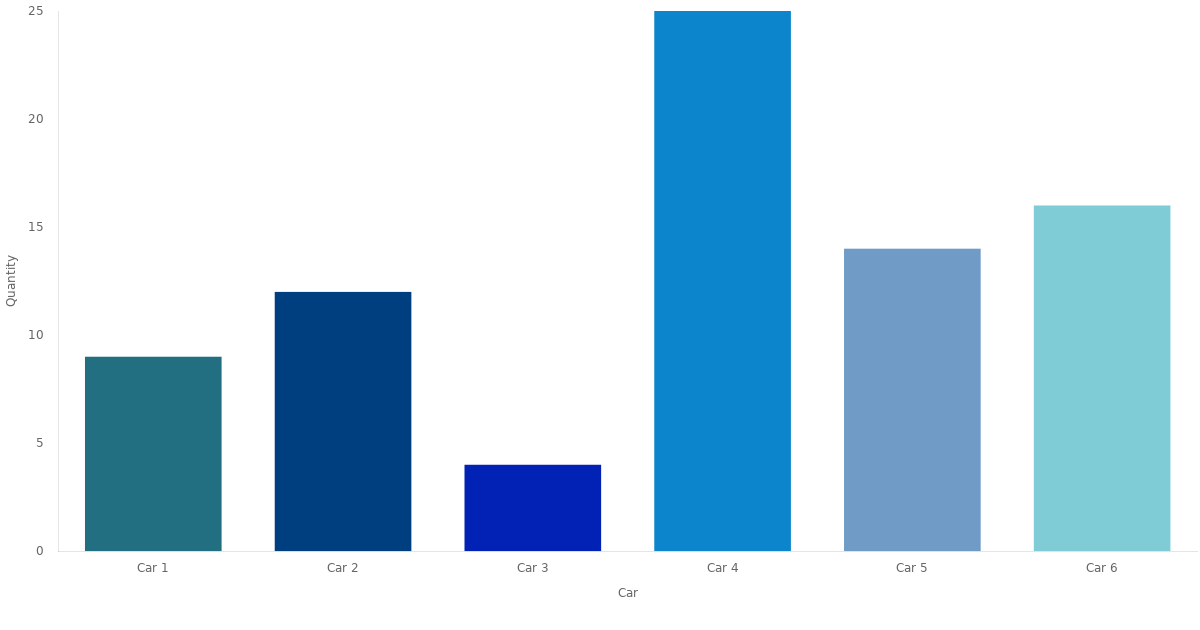
#> input picture 1.png, 1200 x 630 px, given in place of image_path, which was not available
$ python denoise.py
#> lines starting #> are read from the running program, lines starting #| are printed output that depends on the picture; after the words box and inside, x2 and y2 are one past the last pixel; in counts of white or black regions, pixels touching at a corner belong together; pictures that were not available may be replaced by others from this repository, and a replacement may not be noted
import cv2
import numpy as np
import matplotlib.pyplot as plt
import maxflow

# Important parameter
# Higher values means making the image smoother
smoothing = 110

# Load the image and convert it to grayscale image
image_path = 'test.png'
img = cv2.imread('image_path')
#> img is the input picture: shape (630, 1200, 3); mean B, G, R 232.6, 216.7, 191.6
img = cv2.cvtColor(img, cv2.COLOR_BGR2GRAY)
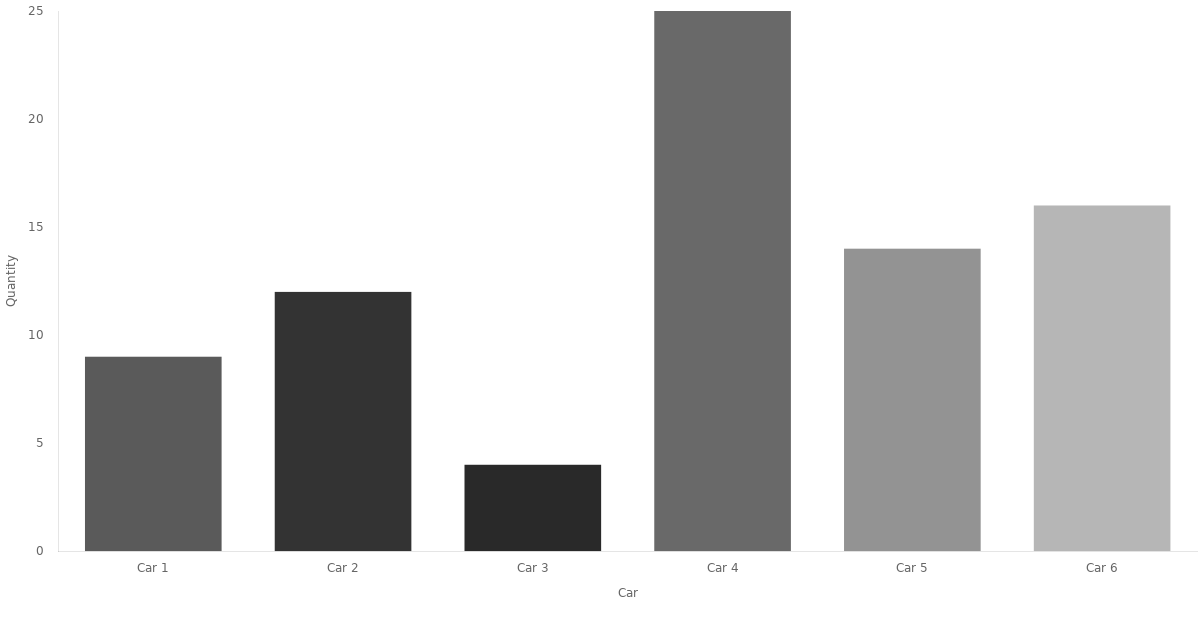
#> img: shape (630, 1200); min 41, max 255, mean 211
img = 255 * (img > 240).astype(np.uint8)
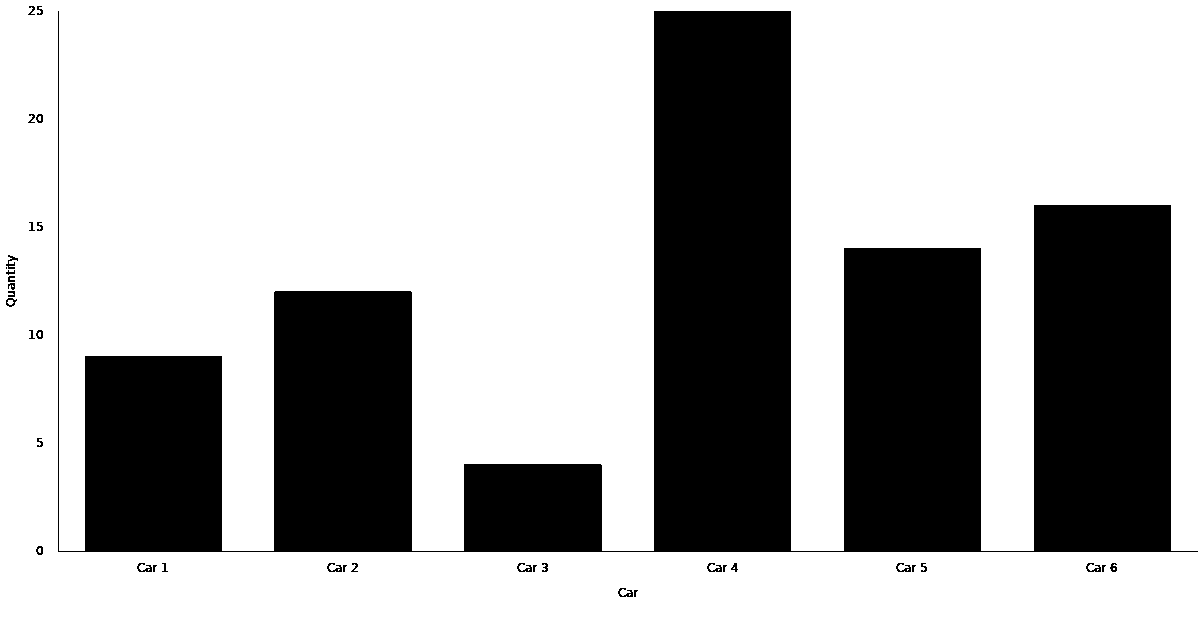
#> img: shape (630, 1200); 68.2% white; 38 black regions (8 under 20 px), largest, box (x1, y1, x2, y2) and area: (58, 11, 1198, 552) 239171, (6, 255, 18, 269) 69, (137, 563, 152, 572) 64

# Create the graph.
#> (the run stopped early here; a loop or call above may not have finished)

$ run again, on image1.png
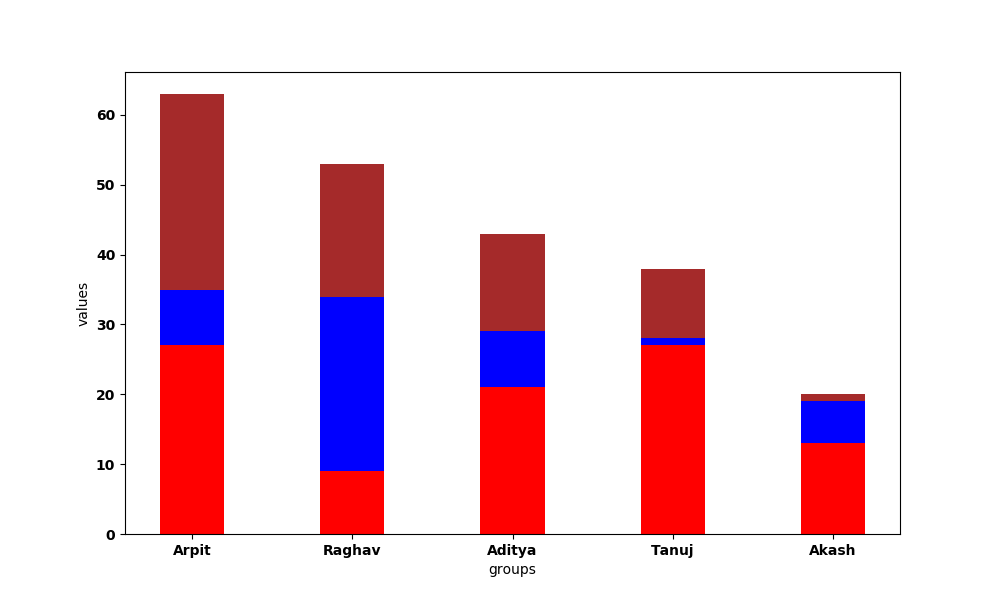
#> input picture image1.png, 1000 x 600 px, given in place of image_path, which was not available
#> img is the input picture: shape (600, 1000, 3); mean B, G, R 223, 213.9, 239
#> `img = cv2.cvtColor(img, cv2.COLOR_BGR2GRAY)`:
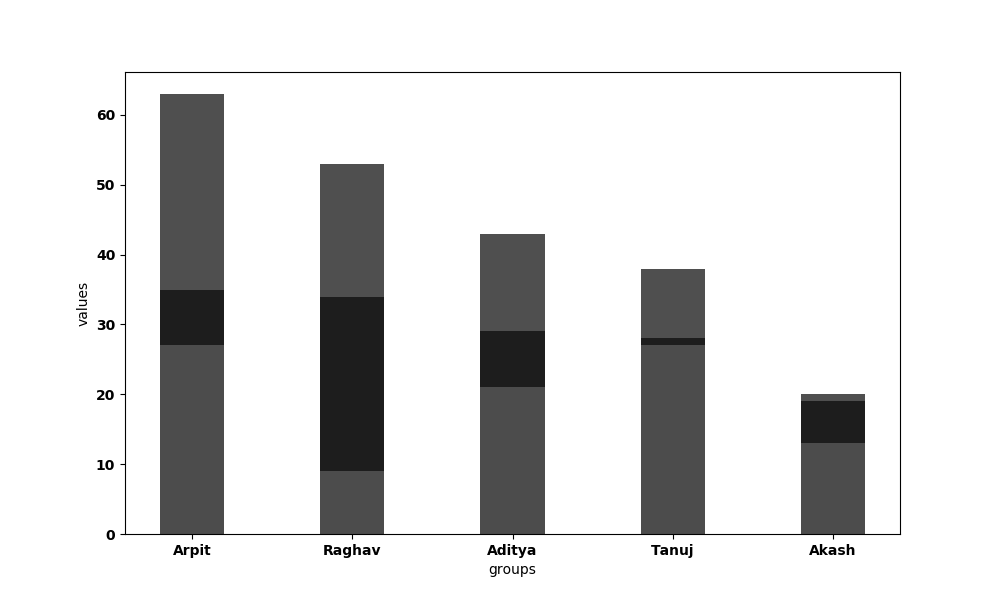
#> img: shape (600, 1000); min 0, max 255, mean 222.4
#> `img = 255 * (img > 240).astype(np.uint8)`:
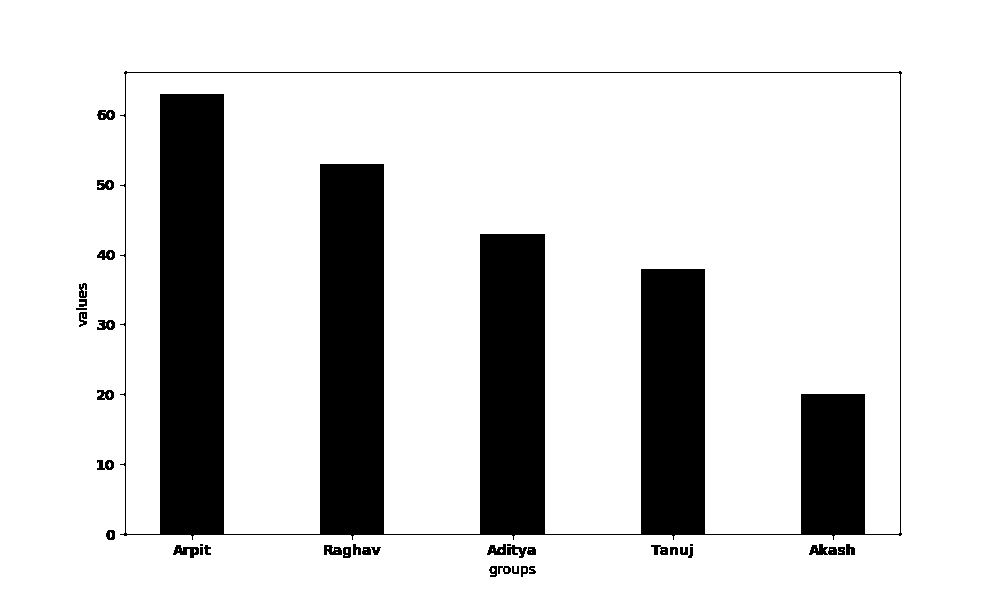
#> img: shape (600, 1000); 82.9% white; 38 black regions (3 under 20 px), largest, box (x1, y1, x2, y2) and area: (120, 71, 902, 540) 99836, (809, 544, 837, 555) 199, (173, 545, 199, 558) 181
